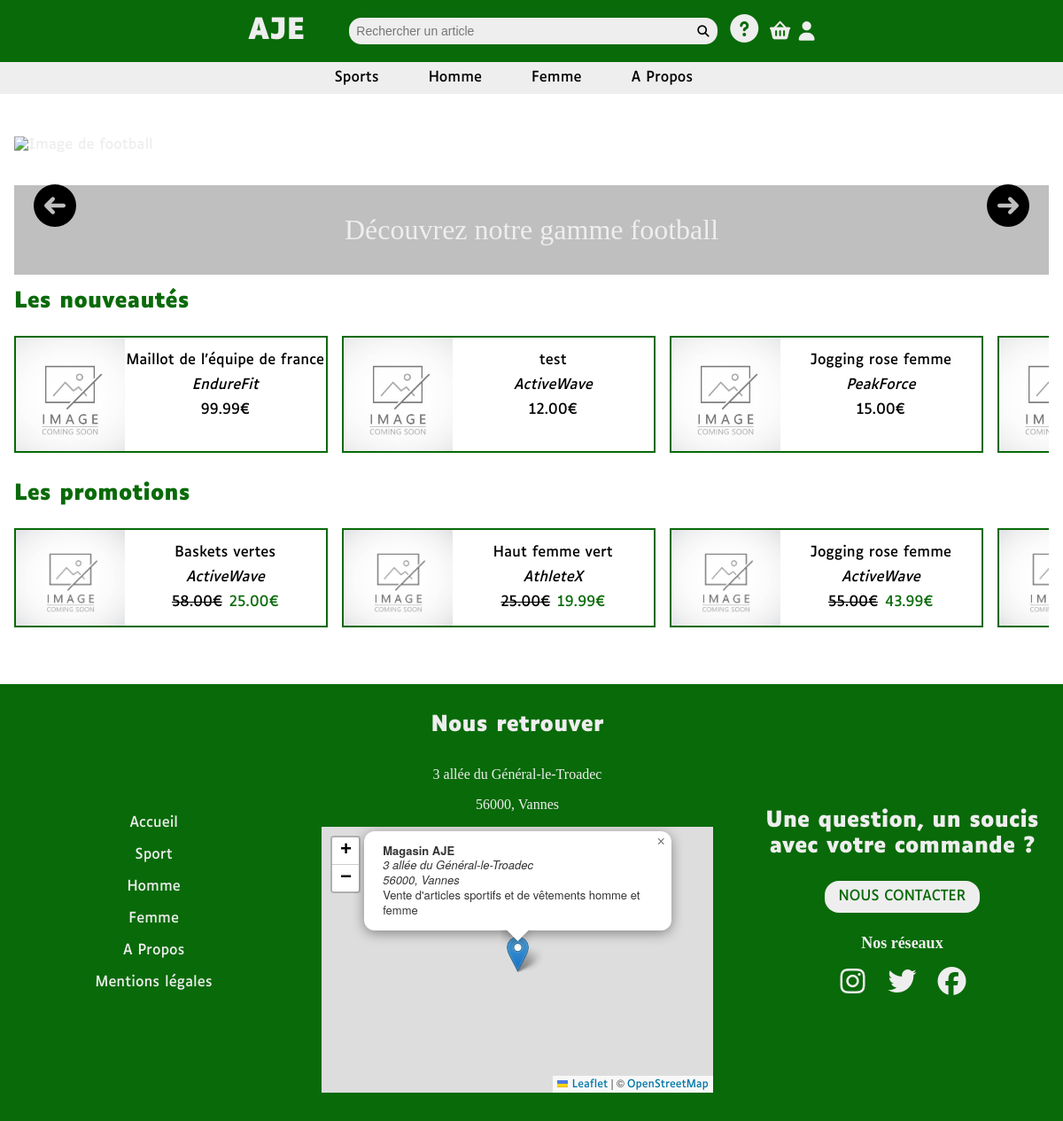
The page / on the database its author committed.
### tables this page shows
CREATE TABLE `ARTICLE` (
  `id_article` int(11) NOT NULL,
  `id_article_informations` int(11) NOT NULL,
  `deleted_at` date DEFAULT NULL
);

CREATE TABLE `ARTICLE_INFORMATIONS` (
  `id_article_informations` int(11) NOT NULL,
  `article_name` varchar(50) NOT NULL,
  `description` varchar(255) NOT NULL,
  `image_repertory` varchar(50) NOT NULL,
  `id_category` int(11) NOT NULL,
  `id_brand` int(11) NOT NULL
);

CREATE TABLE `BRAND` (
  `id_brand` int(11) NOT NULL,
  `brand_label` varchar(50) DEFAULT NULL
);

### app/controller/StaticPageController.php (called while the page is built, shortened)
<?php
class StaticPageController
{
    public function home()
    {
        $dbArt = new DBArticle();
        $latestArticles = $dbArt->getLatestArticles();
        $promotions = $dbArt->getArticlesInPromotions();
        require(VIEW . '/homePage.php');
    }
}

### index.php (called while the page is built, shortened)
<?php
new Router();

### app/model/DBConnexion.php (called while the page is built, shortened)
<?php
class DBConnexion
{
    private static ?DBConnexion $instance = null;
    private \PDO $connexion;
    private function __construct()
    {
        try {
            $this->connexion = new \PDO("mysql:host=" . $_ENV['DB_HOST'] . ";dbname=" . $_ENV['DB_NAME'], $_ENV['DB_USER'], $_ENV['DB_PASSWORD']);
            $this->connexion->setAttribute(\PDO::ATTR_ERRMODE, \PDO::ERRMODE_EXCEPTION);
        } catch (\PDOException $e) {
            throw new \Exception("Identifiant ou mot de passe incorrect" . $e->getMessage());
        }
    }
    public static function getInstance(): DBConnexion
    {
        if (self::$instance === null) {
            self::$instance = new self();
        }
        return self::$instance;
    }
    public function getConnexion() : \PDO
    {
        return $this->connexion;
    }
}

### app/model/DBArticle.php (called while the page is built, shortened)
<?php
class DBArticle extends CoreModel
{
    public function __construct()
    {
        $this->tableName = "ARTICLE";
    }
    public function getArticlesInPromotions(string $limit = "10"): array
    {
        try {
            $query = $this->db->prepare("SELECT
    a.id_article as id,
    ai.article_name as article_name,
    ai.image_repertory,
    b.brand_label AS brand,
    normal.price AS normal_price,
    promo.price AS promo_price
FROM {$this->tableName} a
JOIN ARTICLE_INFORMATIONS ai
    ON ai.id_article_informations = a.id_article_informations
JOIN BRAND b
    ON b.id_brand = ai.id_brand
JOIN PRICE_HISTORY normal
    ON normal.id_article = a.id_article
    AND normal.end_date IS NULL
JOIN PRICE_HISTORY promo
    ON promo.id_article = a.id_article
    AND promo.end_date IS NOT NULL
    AND promo.end_date > CURDATE()
    AND promo.start_date <= CURDATE()
    AND a.deleted_at IS NULL
GROUP BY a.id_article_informations
LIMIT :limit");
            $query->bindValue(":limit", $limit, \PDO::PARAM_INT);
            $query->execute();
            return $query->fetchAll(\PDO::FETCH_ASSOC);
        } catch (\PDOException $e) {
            throw $e;
        }
    }
    public function getLatestArticles(string $limit = "10"): array
    {
        try {
            $query = $this->db->prepare("SELECT
    a.id_article as id,
    ai.article_name as article_name,
    ai.image_repertory,
    b.brand_label AS brand,
    normal.price AS normal_price,
    promo.price AS promo_price
FROM {$this->tableName} a
JOIN ARTICLE_INFORMATIONS ai
    ON ai.id_article_informations = a.id_article_informations
JOIN BRAND b
    ON b.id_brand = ai.id_brand
JOIN PRICE_HISTORY normal
    ON normal.id_article = a.id_article
    AND normal.end_date IS NULL
LEFT JOIN PRICE_HISTORY promo
    ON promo.id_article = a.id_article
    AND promo.end_date IS NOT NULL
    AND promo.end_date > CURDATE()
    AND promo.start_date <= CURDATE()
WHERE a.deleted_at IS NULL
    GROUP BY a.id_article_informations ORDER BY a.id_article_informations DESC
LIMIT :limit");
            $query->bindValue(":limit", $limit, \PDO::PARAM_INT);
            $query->execute();
            return $query->fetchAll(\PDO::FETCH_ASSOC);
        } catch (\PDOException $e) {
            throw $e;
        }
    }
}

### app/model/CoreModel.php (called while the page is built, shortened)
<?php
abstract class CoreModel
{
    public function __construct()
    {
        $this->db = DBConnexion::getInstance()->getConnexion();
    }
}

### app/view/templates/articleCard.php (the view)
<article class="articleCard" title="<?= $art['article_name'] ?>">
    <a href="?path=/article/<?= $art['id'] ?>" class="articleCardLink">
        <div class="articleCardImage">
            <img src="<?= $art['image'] ?>" alt="<?= $art['article_name'] ?>">
        </div>
        <div class="articleCardDescription">
            <p class="articleCardTitle"><?= $art['article_name'] ?></p>
            <p class="articleCardBrand"><em><?= $art['brand'] ?></em></p>
            <div class="price">
                <p class="<?= !is_null($art["promo_price"]) ? 'promotion' : 'normalPrice' ?>"><?= $art["normal_price"] ?>€</p>
                <?php if (isset($art['promo_price'])): ?>
                    <p class="promotionNewPrice"><?= $art['promo_price'] ?>€</p>
                <?php endif; ?>
            </div>
        </div>
    </a>
</article>

### app/cls/Router.php (shortened to what this page needs)
<?php
class Router
{
    private $routes;
    private $availablePaths;
    private $requestedPath;
    public function __construct()
    {
        try{
            $this->routes = ROUTES;
            $this->availablePaths = array_keys($this->routes);
            $this->requestedPath = $_GET['path'] ?? '/';
            $this->parseRoutes();
        } catch (\Exception $e) {
            require(VIEW . "/errorPage.php");
        }
    }
    private function parseRoutes(): void
    {
        $explodedRequestedPath = $this->explodePath($this->requestedPath);
        $params = [];
        foreach ($this->availablePaths as $candidatePath) {
            $foundMatch = true;
            $explodedCandidatePath = $this->explodePath($candidatePath);
            if (count($explodedCandidatePath) == count($explodedRequestedPath)) {
                if ($foundMatch) {
                    $route = $this->routes[$candidatePath];
                    break;
                }
            }
        }
        if (isset($route)) {
            $controller = new $route['controller'];
            if (!isset($route['minPermission'])) {
                $controller->{$route['method']}(...$params);
            }
        }
        else{
            require(VIEW . "/404.php");
        }
    }
    private function explodePath(string $path): array
    {
        return explode('/', rtrim(ltrim($path, '/'), '/'));
    }
}

### app/view/layout/header.php (shortened to what this page needs)
<!DOCTYPE html>
<html lang="en">
<head>
    <link rel="stylesheet" href="https://unpkg.com/leaflet@1.9.4/dist/leaflet.css"
 />
    <link rel="stylesheet" href="https://cdnjs.cloudflare.com/ajax/libs/font-awesome/7.0.1/css/all.min.css" />
    <link rel="stylesheet" href="static/css/style.css">
</head>
<body>
    <header id="banner">
        <div id="baseMenu">
            <a href="index.php" class="brand">AJE</a>
            <nav id="menuIcons">
                <div id="searchDesktop" class="navItem desktopMenuItem">
                    <form onsubmit="redirectSearch(event)">
                        <div class="searchForm">
                            <input type="search" id="q-desktop" name="q" placeholder="Rechercher un article">
                            <button id="menuSearchIcon" type="submit">
                                <span class="fa-solid fa-magnifying-glass"></span>
                            </button>
                        </div>
                    </form>
                </div>
                <a href="index.php?path=/contact/" class="desktopMenuItem"><i class="fa-solid fa-circle-question menuIcon"></i></a>
                <div class="navItem">
                    <i class="fa-solid fa-basket-shopping menuIcon"></i>
                </div>
                <div class="navItem">
                    <i class="fa-solid fa-user menuIcon" id="loginButton"></i>
                </div>
            </nav>
        </div>
        <nav id="navMenu" class="hidden" aria-label="collapse">
            <div class="navItem">
                <a href="index.php?path=/search/sports">Sports</a>
            </div>
            <div class="navItem">
                <a href="index.php?path=/search/homme">Homme</a>
            </div>
            <div class="navItem">
                <a href="index.php?path=/search/femme">Femme</a>
            </div>
            <div class="navItem">
                <a href="index.php?path=/about/">A&nbsp;Propos</a>
            </div>
        </nav>
    </header>

### app/view/homePage.php (shortened to what this page needs)
<?php require(LAYOUT . "/header.php"); ?>
<main class="container">
    <div id="homePage">
        <section class="slider">
            <div id="sliderWrapper">
                <div id="leftButton" class="sliderButton" onclick="previousSlide()">
                    <i class="fa-solid fa-circle-arrow-left"></i>
                </div>
                <div id="rightButton" class="sliderButton" onclick="nextSlide()">
                    <i class="fa-solid fa-circle-arrow-right"></i>
                </div>
                <div id="caption">
                    <p id="captionText">Découvrez notre gamme football</p>
                </div>
                <div id="sliderImages">
                    <div class="sliderImage" caption="Découvrez notre gamme football">
                        <a href="?path=/search/Football">
                            <img src="<?= IMAGE_LINK ?>/slider/slider1.webp" alt="Image de football">
                        </a>
                    </div>
                </div>
            </div>
        </section>
        <section id="lastestArticles">
            <h2>Les nouveautés</h2>
            <div class="articleCardSlider">
                <?php foreach ($latestArticles as $art) {
                    require(TEMPLATES . "/articleCard.php");
                } ?>
            </div>
        </section>
        <section id="promotions">
            <h2>Les promotions</h2>
            <div class="articleCardSlider">
                <?php foreach ($promotions as $art) {
                    require(TEMPLATES . "/articleCard.php");
                } ?>
            </div>
        </section>
    </div>
</main>
<?php require(LAYOUT . "/footer.php"); ?>

### app/view/layout/footer.php (shortened to what this page needs)
<footer id="footer">
    <div id="footerContainer">
        <div id="footerMenu">
            <ul>
                <li><a href="index.php">Accueil</a></li>
                <li><a href="index.php?path=/search/sport">Sport</a></li>
                <li><a href="index.php?path=/search/Homme">Homme</a></li>
                <li><a href="index.php?path=/search/Femme">Femme</a></li>
                <li><a href="index.php?path=/about/">A Propos</a></li>
                <li><a href="index.php?path=/disclaimer/">Mentions légales</a></li>
            </ul>
        </div>
        <div id="footerContact">
            <h2>Une question, un soucis avec votre commande ?</h2>
            <a href="?path=/contact/" class="btn2">NOUS CONTACTER</a>
            <div>
                <p>Nos réseaux</p>
                <div id="socials">
                    <a href="https://instagram.com" rel="nofollow"><i class="fa-brands fa-instagram"></i></a>
                    <a href="https://x.com" rel="nofollow"><i class="fa-brands fa-twitter"></i></a>
                    <a href="https://facebook.com" rel="nofollow"><i class="fa-brands fa-facebook"></i></a>
                </div>
            </div>
        </div>
        <div id="footerLocalisation">
            <h2>Nous retrouver</h2>
            <p>3 allée du Général-le-Troadec</p>
            <p>56000, Vannes</p>
            <div id="map"></div>
        </div>
    </div>
</footer>
</body>
</html>

### rows shown on the page
article: id_article_informations.article_name "Maillot de l'équipe de france", brand.brand_label "EndureFit", normal_price "99.99"
article: id_article_informations.article_name "test", brand.brand_label "ActiveWave", normal_price "12.00"
article: id_article_informations.article_name "Jogging rose femme", brand.brand_label "PeakForce", normal_price "15.00"
article: id_article_informations.article_name "Baskets vertes", brand.brand_label "ActiveWave", normal_price "58.00", promo_price "25.00"
article: id_article_informations.article_name "Haut femme vert", brand.brand_label "AthleteX", normal_price "25.00", promo_price "19.99"
article: id_article_informations.article_name "Jogging rose femme", brand.brand_label "ActiveWave", normal_price "55.00", promo_price "43.99"
